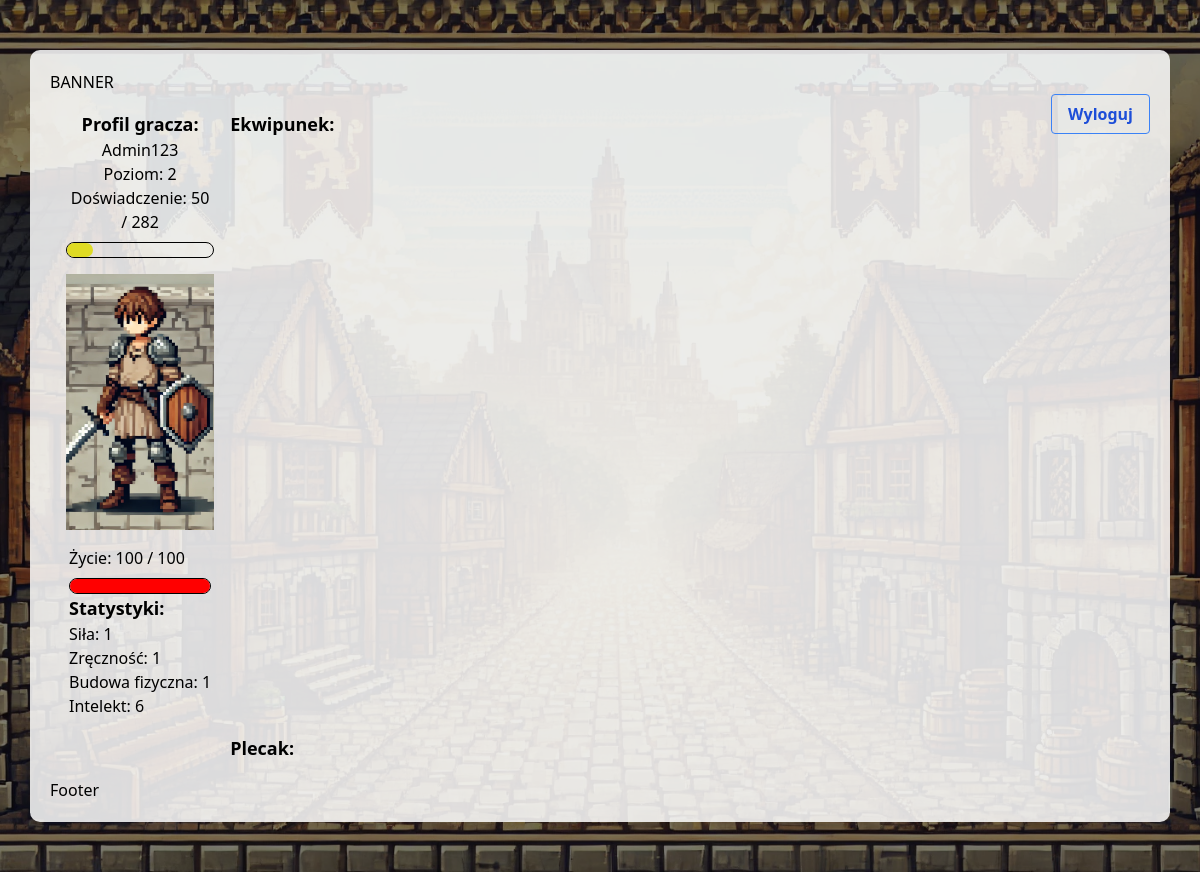
The app's page /user_profile/profil/ (signed in), older data.
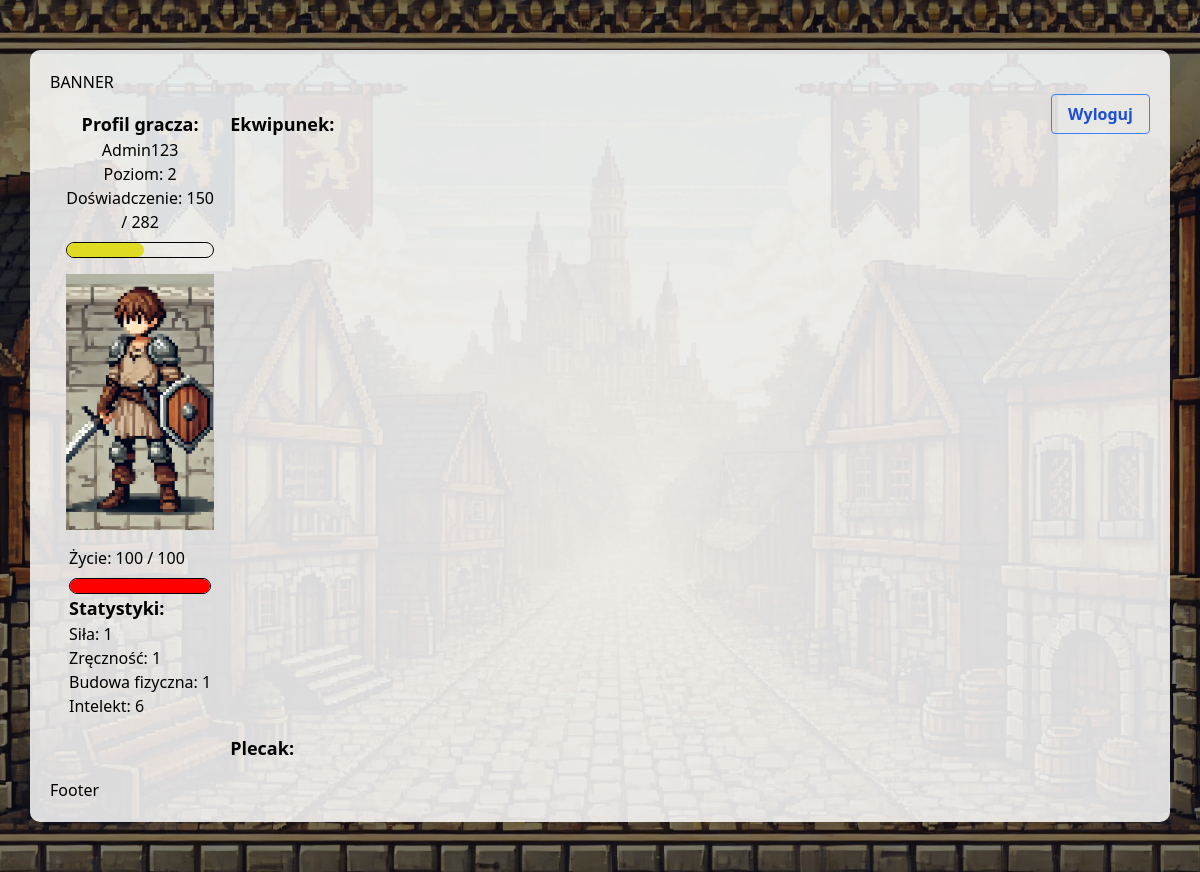
The same page, newer data.
### user_profile/models.py (models this page shows, shortened)
class UserProfile(models.Model):
    user = models.OneToOneField(User, on_delete=models.CASCADE)
    strength = models.IntegerField(default=1)
    dexterity = models.IntegerField(default=1)
    constitution = models.IntegerField(default=1)
    intelligence = models.IntegerField(default=1)
    level = models.IntegerField(default=1)
    experience = models.IntegerField(default=0)
    stat_points = models.IntegerField(default=0)
    max_hp = models.IntegerField(default=100)
    hp = models.IntegerField(default=100)
    def lvlup_exp(self):
        return math.floor(100 * (self.level ** 1.5))
    def dodaj_exp(self, exp):
        self.experience += exp
        while self.experience >= self.lvlup_exp():
            self.experience -= self.lvlup_exp()
            self.lvlup()
        self.save()

### user_profile/views.py (the view)
# urls.py: path('profil/', views.WidokProfilu.as_view(), name='profil'),
class WidokProfilu(BazaWidokuProfilu, TemplateView):
    template_name = "profil_gracza/profil.html"
    def get_context_data(self, **kwargs):
        context = super().get_context_data(**kwargs)
        player = self.get_user_profile()
        if isinstance(player, UserProfile):
            player.dodaj_exp(0)
            experience_percentage = round((player.experience / player.lvlup_exp()) * 100)
            hp_percentage = round((player.hp / player.max_hp) * 100)
            print(f"Procent zdrowia: {hp_percentage}%")
            print(f"Dostępne pkt stystyk: {player.stat_points}")
            print(f"Procent doświadczenia: {experience_percentage}%")
            context.update({
                "player": player,
                "experience_percentage": experience_percentage,
                "hp_percentage": hp_percentage,
            })
        return context

### user_profile/views.py (called while the page is built)
    def get_user_profile(self):
        try:
            return self.request.user.userprofile
        except UserProfile.DoesNotExist:
            messages.error(self.request, "Nie znaleziono profilu gracza. Zarejestruj lub zaloguj.")
            return redirect("login_user")

### user_profile/templates/profil_gracza/profil.html (shortened to what this page needs)
{% extends "base.html" %}
{% load static %}
{% block banner_up %}
{% include 'banner_up.html' %}
{% endblock %}
{% block navbar %}
{% include "navbar.html" %}
{% endblock %}
{% block content %}
<div class="grid grid-flow-row-dense grid-cols-6 gap-4 p-4">
    <div class="grid justify-items-center col-span-1">
        <div class="text-center">
            <div class="font-bold text-lg">Profil gracza:</div>
            <div class="capitalize">{{ player.user.username }}</div>
            <div>Poziom: {{ player.level }}</div>
            <div>Doświadczenie: {{ player.experience }} / {{ player.lvlup_exp }}</div>
            <div class="experience-bar">
                <div class="experience-bar-fill" style="width: {{ experience_percentage }}%"></div>
            </div>
        </div>
        <div class="mt-4">
            <img src="{% static 'images/profilowe.webp' %}" alt="Profilowe" class="w-64 h-64 object-cover">
        </div>
        <div class="mt-4">
            <div>Życie: {{ player.hp }} / {{ player.max_hp }}</div>
            <div class="experience-bar">
                <div class="hp-bar-fill" style="width: {{ hp_percentage }}%"></div>
            </div>
            <div>
                <h3 class="font-bold text-lg">Statystyki:</h3>
            </div>
            <div>Siła: {{ player.strength }} {% if player.stat_points > 0 %}<a href="{% url 'rozdaj_statystyki' %}?stat=strength" class="bg-blue-500 text-white py-1 px-2 rounded">+</a>{% endif %}</div>
            <div>Zręczność: {{ player.dexterity }} {% if player.stat_points > 0 %}<a href="{% url 'rozdaj_statystyki' %}?stat=dexterity" class="bg-blue-500 text-white py-1 px-2 rounded">+</a>{% endif %}</div>
            <div>Budowa fizyczna: {{ player.constitution }} {% if player.stat_points > 0 %}<a href="{% url 'rozdaj_statystyki' %}?stat=constitution" class="bg-blue-500 text-white py-1 px-2 rounded">+</a>{% endif %}</div>
            <div>Intelekt: {{ player.intelligence }} {% if player.stat_points > 0 %}<a href="{% url 'rozdaj_statystyki' %}?stat=intelligence" class="bg-blue-500 text-white py-1 px-2 rounded">+</a>{% endif %}</div>
        </div>
    </div>
    <div class="col-span-5">
        <div class="font-bold text-lg">
            Ekwipunek:
        </div>
    </div>
    <div class="col-span-3 grid grid-cols-subgrid gap-4">
        <div class="col-start-2 font-bold text-lg">Plecak:</div>
    </div>
</div>
{% endblock %}
{% block footer %}
{% include 'footer.html' %}
{% endblock %}

### templates/base.html (shortened to what this page needs)
<!DOCTYPE html>
{% load static %}
<html lang="pl">
  <head>
    <script src="https://cdn.tailwindcss.com"></script>
    <link  rel="stylesheet" href="{% static 'css/custom.css' %}" />
  </head>
  <body>
    <div class="overlay"></div>
    <div class="content">
      {% block banner_up %} {% endblock %}
      {% block navbar %} {% endblock %}
      {% block content %} {% endblock %}
      {% block footer %} {% endblock %}
    </div>
  </body>
</html>

### templates/banner_up.html
<h1> BANNER </h1>

### templates/navbar.html (shortened to what this page needs)
<navbar class="float-root">
  {% if user.is_authenticated %}
  <div class="float-right py-2">
    <a
      href="{% url 'logout_user' %}"
      class="bg-transparent hover:bg-blue-500 text-blue-700 font-semibold hover:text-white py-2 px-4 border border-blue-500 hover:border-transparent rounded"
      >Wyloguj</a
    >
  </div>
  {% endif %}
</navbar>

### templates/footer.html
<footer>
  <h1>Footer</h1>
</footer>

### static/css/custom.css (style rules this page uses)
body { background: url('/static/images/background.jpg') no-repeat center center fixed; background-size: cover; color: black; }
.overlay { position: fixed; top: 0; left: 0; width: 100%; height: 100%; background: rgba(0, 0, 0, 0.5); z-index: 0; }
.content { position: relative; z-index: 1; background: rgba(255, 255, 255, 0.85); margin: 50px auto; padding: 20px; max-width: 95%; max-height: 95%; border-radius: 10px; }
.experience-bar { width: 100%; background-color: transparent; border: 1px solid black; border-radius: 9999px; height: 1rem; margin-top: 0.5rem; }
.hp-bar-fill { background-color: red; height: 100%; border-radius: 9999px; }
.experience-bar-fill { background-color: rgb(223, 219, 35); height: 100%; border-radius: 9999px; }

Row changes from the older to the newer data that the page shows:
changed UserProfile "Admin123": experience "50" → "150"
Text that changed along with them:
{{ experience_percentage }}: 18 → 53 (drawn)
